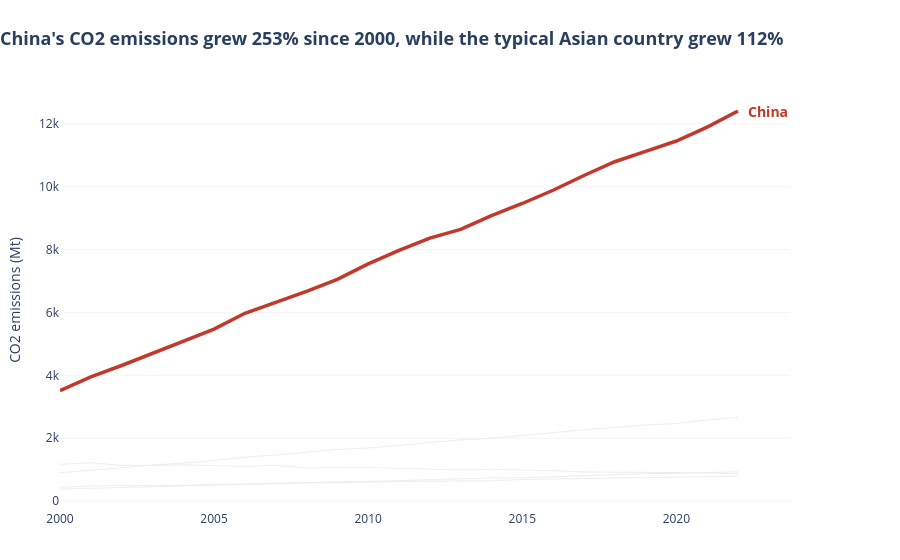

The cell this chart's notebook holds for it:
### Markdown cell above
---
## Task — Multi-Series Line Chart with Highlight

**What to build:** A line chart showing CO2 emissions over time for **all Asian countries** in the dataset, with one country highlighted.

**Requirements:**
- All countries shown (for context), but only **one highlighted in colour** — your choice which
- All other lines in grey (#EEEEEE), thinner
- Highlighted country **labelled directly** at the end of its line (not in a legend)
- Insight title that names the highlighted country and its story

### Code cell
# Task — Multi-series line with highlight
# YOUR CODE HERE
import plotly.graph_objects as go

HIGHLIGHT = 'China'                      # your choice, must match a name in the data
GREY, ACCENT = '#EEEEEE', '#C0392B'

# Asian countries only
asia = df[df['Region'].str.contains('Asia', case=False)].sort_values(['Country', 'Year'])
print("Asian countries:", asia['Country'].unique())

first_year, last_year = asia['Year'].min(), asia['Year'].max()

# numbers for the insight title
first = asia[asia['Year'] == first_year].set_index('Country')['CO2_Mt']
last = asia[asia['Year'] == last_year].set_index('Country')['CO2_Mt']
growth = (last / first - 1) * 100
h_growth = growth[HIGHLIGHT]
median_others = growth.drop(HIGHLIGHT).median()

fig = go.Figure()

# 1. all other countries: light grey, thin
for country, g in asia[asia['Country'] != HIGHLIGHT].groupby('Country'):
    fig.add_trace(go.Scatter(
        x=g['Year'], y=g['CO2_Mt'], mode='lines',
        line=dict(color=GREY, width=1),
        hoverinfo='skip', showlegend=False))

# 2. highlighted country on top, in colour
h = asia[asia['Country'] == HIGHLIGHT]
fig.add_trace(go.Scatter(
    x=h['Year'], y=h['CO2_Mt'], mode='lines',
    line=dict(color=ACCENT, width=3.5), showlegend=False))

# 3. direct label at the end of the line (no legend)
fig.add_annotation(
    x=last_year, y=h['CO2_Mt'].iloc[-1], text=f"<b>{HIGHLIGHT}</b>",
    xanchor='left', xshift=8, showarrow=False,
    font=dict(color=ACCENT, size=14))

# 4. clean layout with insight title
fig.update_layout(
    title=dict(
        text=(f"<b>{HIGHLIGHT}'s CO2 emissions grew {h_growth:.0f}% since {first_year}, "
              f"while the typical Asian country grew {median_others:.0f}%</b>"),
        x=0, font=dict(size=18)),
    plot_bgcolor='white', paper_bgcolor='white',
    margin=dict(l=60, r=110, t=90, b=50),
    xaxis=dict(showgrid=False, showline=False, tickangle=0, title=None),
    yaxis=dict(gridcolor='#F5F5F5', zeroline=False, showline=False,
               title='CO2 emissions (Mt)'),
    showlegend=False)

fig.show()

### Figure 1 — Plotly figure (JSON) as saved in the notebook; plotly's stock layout.template omitted (floating-point values rounded to 4 significant figures)
{"data": [{"hoverinfo": "skip", "line": {"color": "#EEEEEE", "width": 1}, "mode": "lines", "showlegend": false, "type": "scatter", "x": [2000, 2001, 2002, 2003, 2004, 2005, 2006, 2007, 2008, 2009, 2010, 2011, 2012, 2013, 2014, 2015, 2016, 2017, 2018, 2019, 2020, 2021, 2022], "y": [901.6, 974.6, 1056.0, 1146.0, 1205.0, 1291.0, 1396.0, 1466.0, 1542.0, 1637.0, 1687.0, 1774.0, 1865.0, 1945.0, 1994.0, 2092.0, 2177.0, 2267.0, 2345.0, 2419.0, 2466.0, 2580.0, 2661.0]}, {"hoverinfo": "skip", "line": {"color": "#EEEEEE", "width": 1}, "mode": "lines", "showlegend": false, "type": "scatter", "x": [2000, 2001, 2002, 2003, 2004, 2005, 2006, 2007, 2008, 2009, 2010, 2011, 2012, 2013, 2014, 2015, 2016, 2017, 2018, 2019, 2020, 2021, 2022], "y": [382.8, 400.4, 430.7, 453.8, 482.6, 501.9, 533.0, 551.8, 586.6, 602.5, 614.5, 647.3, 680.1, 717.7, 736.3, 738.2, 768.8, 813.7, 834.8, 872.3, 876.5, 898.5, 930.5]}, {"hoverinfo": "skip", "line": {"color": "#EEEEEE", "width": 1}, "mode": "lines", "showlegend": false, "type": "scatter", "x": [2000, 2001, 2002, 2003, 2004, 2005, 2006, 2007, 2008, 2009, 2010, 2011, 2012, 2013, 2014, 2015, 2016, 2017, 2018, 2019, 2020, 2021, 2022], "y": [1166.0, 1220.0, 1136.0, 1131.0, 1151.0, 1127.0, 1101.0, 1133.0, 1050.0, 1061.0, 1064.0, 1042.0, 1005.0, 990.9, 1010.0, 996.6, 967.4, 925.1, 916.6, 914.5, 902.8, 898.1, 865.1]}, {"hoverinfo": "skip", "line": {"color": "#EEEEEE", "width": 1}, "mode": "lines", "showlegend": false, "type": "scatter", "x": [2000, 2001, 2002, 2003, 2004, 2005, 2006, 2007, 2008, 2009, 2010, 2011, 2012, 2013, 2014, 2015, 2016, 2017, 2018, 2019, 2020, 2021, 2022], "y": [438.1, 481.5, 490.6, 490.8, 494.6, 537.2, 539.0, 566.1, 570.0, 585.4, 595.9, 620.6, 631.1, 649.6, 646.2, 686.5, 704.0, 706.0, 738.5, 750.8, 755.8, 777.3, 789.5]}, {"line": {"color": "#C0392B", "width": 3.5}, "mode": "lines", "showlegend": false, "type": "scatter", "x": [2000, 2001, 2002, 2003, 2004, 2005, 2006, 2007, 2008, 2009, 2010, 2011, 2012, 2013, 2014, 2015, 2016, 2017, 2018, 2019, 2020, 2021, 2022], "y": [3514.0, 3952.0, 4312.0, 4692.0, 5079.0, 5468.0, 5974.0, 6323.0, 6673.0, 7053.0, 7543.0, 7972.0, 8365.0, 8641.0, 9078.0, 9466.0, 9887.0, 10360.0, 10790.0, 11130.0, 11450.0, 11900.0, 12410.0]}], "layout": {"annotations": [{"font": {"color": "#C0392B", "size": 14}, "showarrow": false, "text": "<b>China</b>", "x": 2022, "xanchor": "left", "xshift": 8, "y": 12410.0}], "margin": {"b": 50, "l": 60, "r": 110, "t": 90}, "paper_bgcolor": "white", "plot_bgcolor": "white", "showlegend": false, "title": {"font": {"size": 18}, "text": "<b>China's CO2 emissions grew 253% since 2000, while the typical Asian country grew 112%</b>", "x": 0}, "xaxis": {"showgrid": false, "showline": false, "tickangle": 0, "title": {}}, "yaxis": {"gridcolor": "#F5F5F5", "showline": false, "title": {"text": "CO2 emissions (Mt)"}, "zeroline": false}}}
